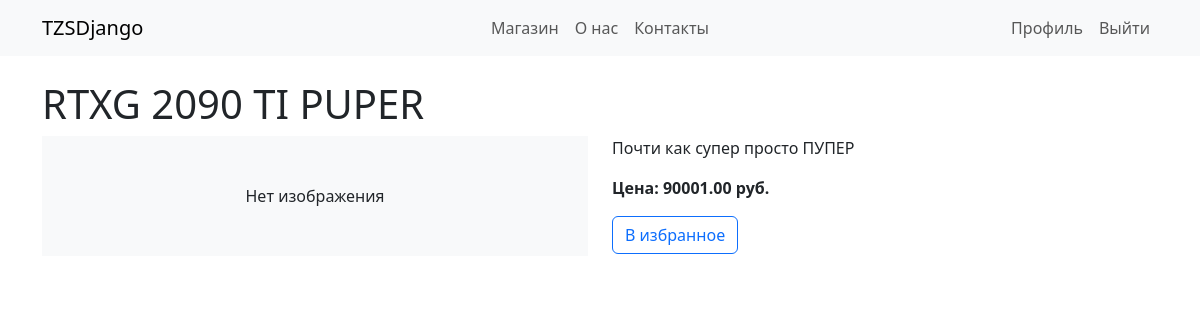
The app's page /products/3/ (signed in) with its own data.
### Store/models.py (models this page shows, shortened)
class Product(models.Model):
    category = models.ForeignKey(
        Category, on_delete=models.SET_NULL, null=True, blank=True
    )
    name = models.CharField(max_length=255)
    description = models.TextField()
    price = models.DecimalField(max_digits=10, decimal_places=2)
    image = models.ImageField(upload_to='products/', null=True, blank=True)

### Store/views.py (the view)
# urls.py: path('products/<int:pk>/', ProductDetailView.as_view(), name='product_detail'),  # Страница товара
class ProductDetailView(FavoriteMixin, DetailView):
    model = Product
    template_name = 'product_detail.html'
    context_object_name = 'product'
    def get_context_data(self, **kwargs):
        context = super().get_context_data(**kwargs)
        product = self.get_object()
        context['is_favorite'] = self.is_favorite(product)
        return context

### Store/mixins.py (called while the page is built)
    def is_favorite(self, product):
        user = self.request.user
        if user.is_authenticated:
            return user.favorites.filter(id=product.id).exists()
        return False

### Store/templates/product_detail.html (shortened to what this page needs)
{% extends 'base.html' %}
{% block content %}
    <h1>{{ product.name }}</h1>
    <div class="row">
        <div class="col-md-6">
            {% if product.image %}
                <img src="{{ product.image.url }}" class="card-img-top" alt="{{ product.name }}">
            {% else %}
                <div class="card-img-top bg-light text-center py-5">Нет изображения</div>
            {% endif %}
        </div>
        <div class="col-md-6">
            <p>{{ product.description }}</p>
            <p><strong>Цена: {{ product.price }} руб.</strong></p>
            {% if request.user.is_authenticated %}
                <form action="{% url 'toggle_favorite' product.id %}" method="post">
                    {% if product in request.user.favorites.all %}
                        <button type="submit" class="btn btn-danger">Убрать из избранного</button>
                    {% else %}
                        <button type="submit" class="btn btn-outline-primary">В избранное</button>
                    {% endif %}
                </form>
            {% endif %}
        </div>
    </div>
{% endblock %}

### records on screen
Product: name "RTXG 2090 TI PUPER", description "Почти как супер просто ПУПЕР", price "90001.00"
